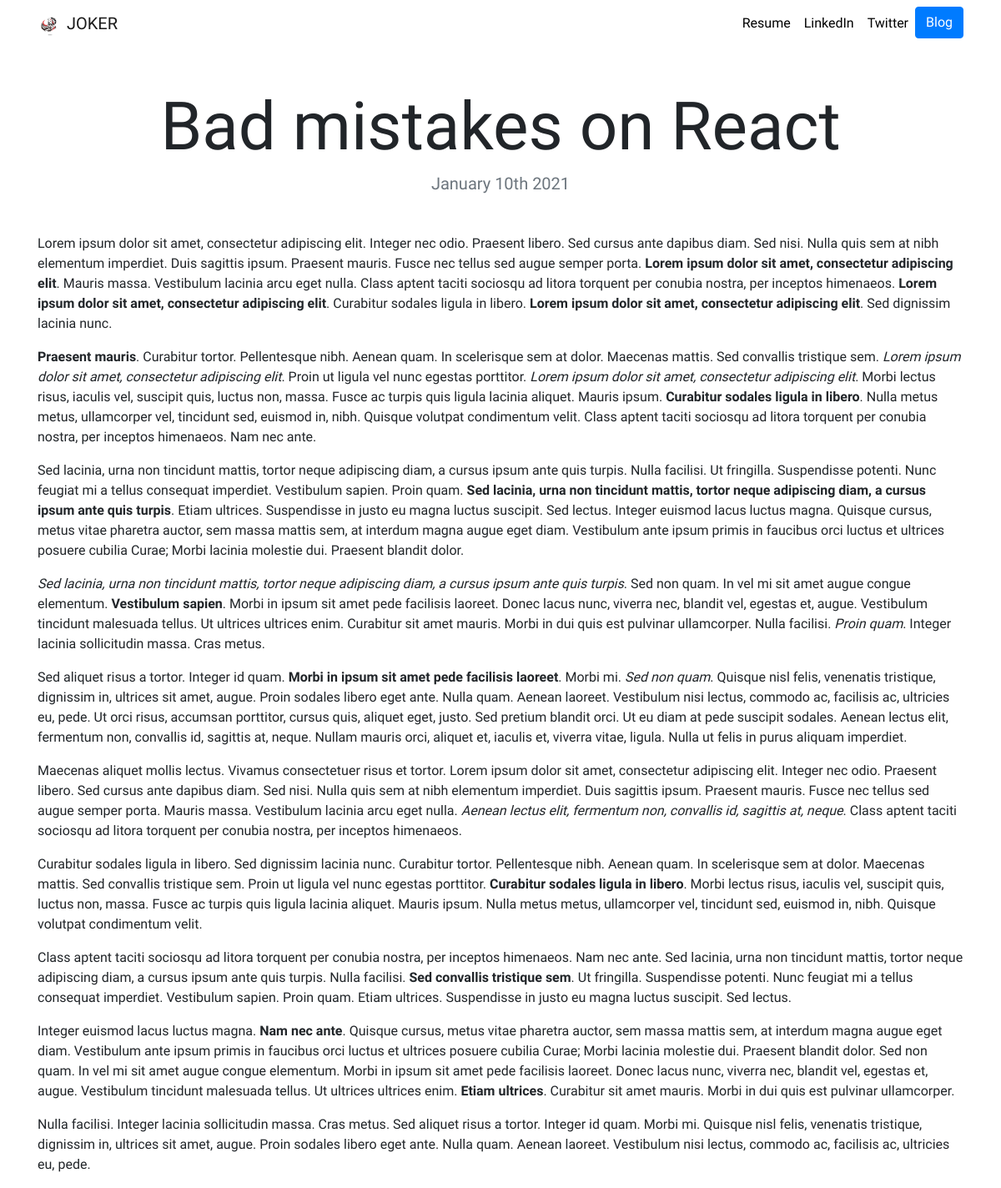
Page /blog/8/ on the committed database.
### blog/models.py (models this page shows, shortened)
class Blog(models.Model):
    title = models.CharField(max_length=200)
    date = models.DateField()
    description = models.TextField()

### blog/views.py (the view)
# urls.py: path('<int:blog_id>/', views.detail, name='detail'),
def detail(request, blog_id):
    blog = get_object_or_404(Blog, pk=blog_id)
    return render(request, 'blog/detail.html', {'blog': blog})

### blog/templates/blog/detail.html
{% extends "portfolio/base.html" %}
{% load static %}
{% block content %}
<h1 class="text-center mt-5" id="blogdetailtitle">{{ blog.title }}</h1>
<h5 class="text-center text-muted mb-5">{{ blog.date|date:'F jS Y' }}</h5>
{{ blog.description|safe }}
{% endblock %}

### portfolio/static/portfolio/custom.css (style rules this page uses)
body { font-family: 'Flamenco', cursive; }
@media (min-width: 992px) { #blogdetailtitle { font-size: 5rem; } }

### rows in the picture
Blog: title "Bad mistakes on React", date "January 10th 2021", description "Lorem ipsum dolor sit amet, consectetur adipiscing elit. Integer nec odio. Praesent libero. Sed cursus ante dapibus diam. Sed nisi. Nulla quis sem at nibh elementum imperdiet. Duis sagittis ipsum. Praesent mauris. Fusce nec tellus sed augue semper porta. Lorem ipsum dolor sit amet, consectetur adipiscing elit . Mauris massa. Vestibulum lacinia arcu eget nulla. Class aptent taciti sociosqu ad litora torquent per conubia nostra, per inceptos himenaeos. Lorem ipsum dolor sit amet, consectetur adipiscing elit . Curabitur sodales ligula in libero. Lorem ipsum dolor sit amet, consectetur adipiscing elit . Sed dignissim lacinia nunc. Praesent mauris . Curabitur tortor. Pellentesque nibh. Aenean…"
